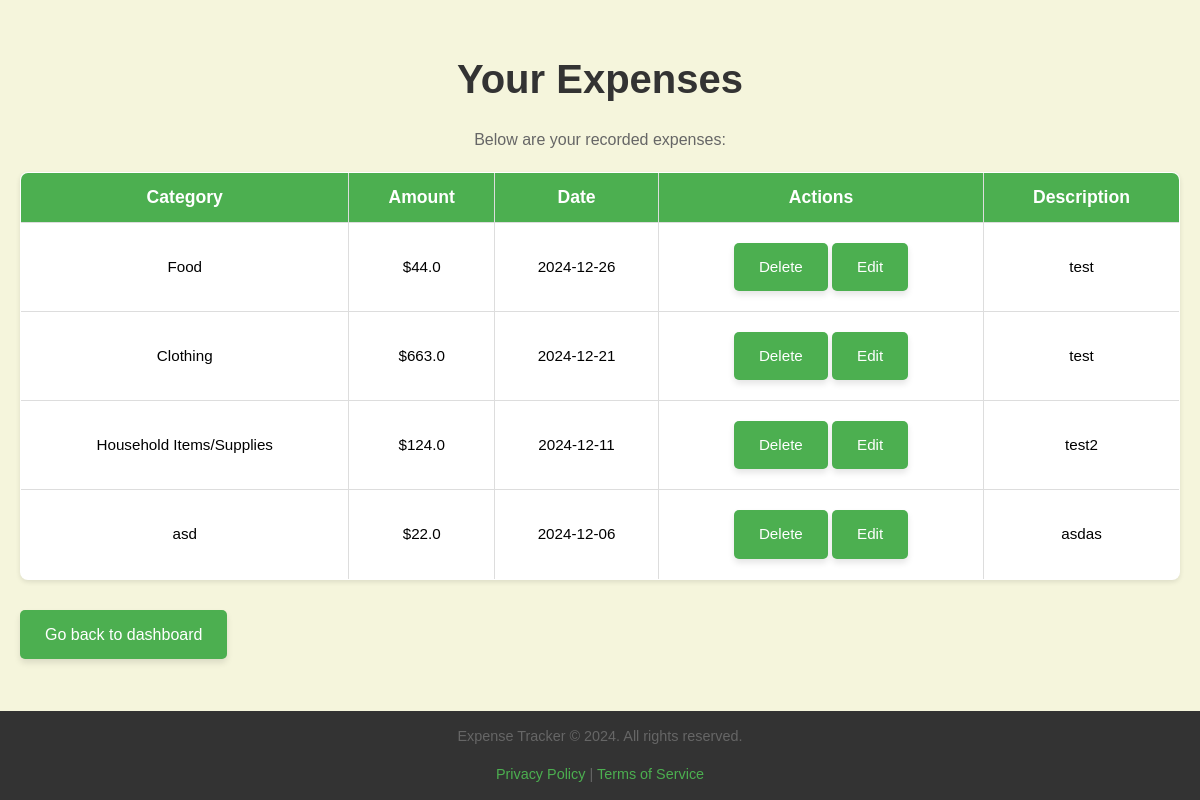
The page /view-expenses (signed in) on the database as committed earlier.
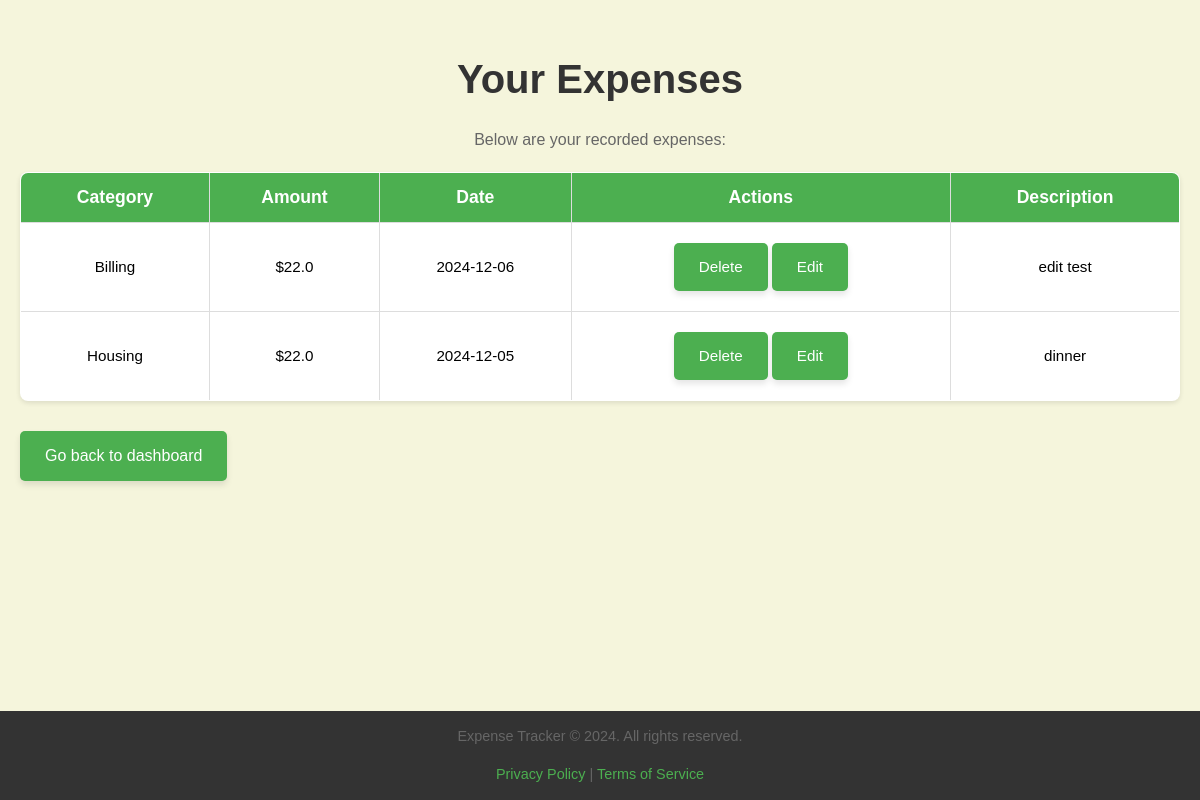
The same page on the database as committed later.
### tables this page shows
CREATE TABLE expenses (
        id INTEGER PRIMARY KEY AUTOINCREMENT,
        category_id INTEGER,
        amount REAL,
        date TEXT,
        description TEXT,
        user_id INTEGER, category TEXT,
        FOREIGN KEY (category_id) REFERENCES categories (id),
        FOREIGN KEY (user_id) REFERENCES users (id)
    );

### app.py (the view)
@app.route('/view-expenses')
def view_expenses():
    uid = session.get('user_id')
    if not uid:
        flash("Please log in.", "error")
        return redirect(url_for('login'))
    with get_conn() as conn:
        expenses = conn.execute("SELECT * FROM expenses WHERE user_id = ? ORDER BY date DESC", (uid,)).fetchall()
    return render_template('view_expenses.html', expenses=expenses)

### app.py (called while the page is built)
def get_conn():
    conn = sqlite3.connect(DB_FILE)
    conn.row_factory = sqlite3.Row
    return conn

### templates/view_expenses.html (shortened to what this page needs)
<!DOCTYPE html>
<html lang="en">
<head>
    <link rel="stylesheet" href="static/style.css">
</head>
<body>
    <div class="container">
        <h1>Your Expenses</h1>
        <p>Below are your recorded expenses:</p>
        <table border="1">
            <thead>
                <tr>
                    <th>Category</th>
                    <th>Amount</th>
                    <th>Date</th>
                    <th>Actions</th>
                    <th>Description</th>
                </tr>
            </thead>
            <tbody>
                {% for expense in expenses %}
                    <tr>
                        <td>{{ expense['category'] }}</td>
                        <td>${{ expense['amount'] }}</td>
                        <td>{{ expense['date'] }}</td>
                        <td>
                            <a href="{{ url_for('delete_expense', eid=expense['id']) }}" class="button">Delete</a>
                            <a href="{{ url_for('edit_expense', eid=expense['id']) }}" class="button">Edit</a>
                        </td>
                        <td>{{ expense['description'] }}</td>
                    </tr>
                {% endfor %}
            </tbody>
        </table>
        <a href="/home" class="button">Go back to dashboard</a>
    </div>
</body>
<footer>
        <p>Expense Tracker &copy; 2024. All rights reserved.</p>
        <p><a href="#">Privacy Policy</a> | <a href="#">Terms of Service</a></p>
    </footer>
</html>

### static/style.css (style rules this page uses)
:root { --bg:#fff;--text:#000 }
html { box-sizing: border-box; scroll-behavior: smooth; }
*, *:before, *:after { box-sizing: inherit; }
body { font-family: Arial, sans-serif; margin: 0; padding: 20px; background-color: beige; line-height:1.6; }
h1 { color: #333; font-size: 2.5em; margin-bottom:10px; text-align: center; }
p { text-align:center; color:#666; }
table { width: 100%; border-collapse: collapse; margin: 20px 0; background-color: white; box-shadow:0 2px 5px rgba(0,0,0,0.1); border-radius:8px; overflow:hidden; font-size:16px; }
table th, table td { border: 1px solid #ddd; padding: 10px; text-align: center; transition: background-color 0.3s ease; }
table th { background-color: #4CAF50; color: white; font-size:1.1em; }
table td { font-size: 0.95em; }
.button, .cancel, .form-actions a { display: inline-block; padding: 12px 25px; margin: 10px 0; color: white; text-decoration: none; border-radius: 5px; text-align: center; cursor: pointer; transition: background-color 0.3s ease-in-out; box-shadow:0px 4px 6px rgba(0,0,0,0.1); }
.button { background-color: #4CAF50; }
footer { position: fixed; left: 0; bottom: 0; width: 100%; background-color: #333; color: #fff; text-align: center; font-size: 0.9em; }
footer a { color:#4caf50; text-decoration:none; }

Rows that differ between the two databases and show on the page:
removed expenses: category "Food", amount "44.0", date "2024-12-26", description "test"
removed expenses: category "Clothing", amount "663.0", date "2024-12-21", description "test"
removed expenses: category "Household Items/Supplies", amount "124.0", date "2024-12-11", description "test2"
added expenses: category "Billing", amount "22.0", date "2024-12-06", description "edit test"
changed expenses: category "asd" → "Housing"; date "2024-12-06" → "2024-12-05"; description "asdas" → "dinner"
